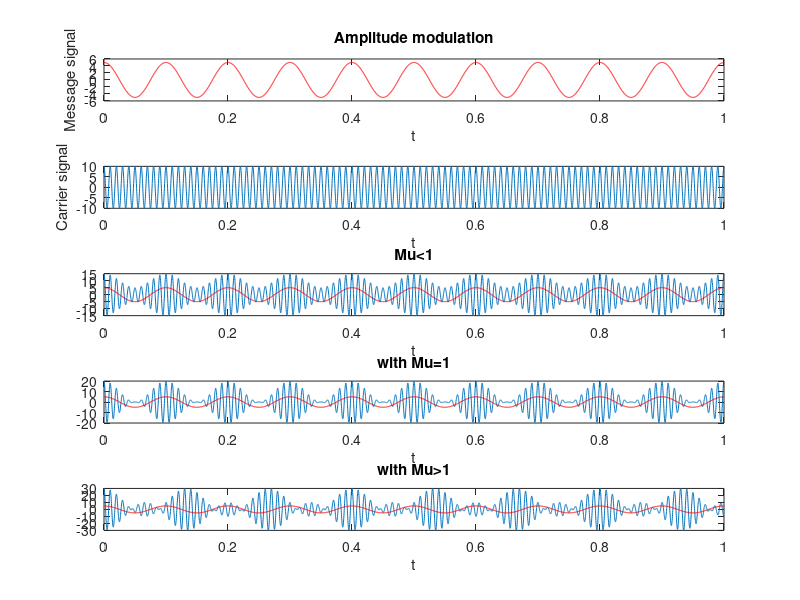

This figure's MATLAB source:
% Amplitude Modulation

clc
clear all
close all
% Message signal frequency
fm=10;
% Carrier wave frequency
fc=100;

Am=5;
Ac=10;

t=0:0.0002:1;
mt=Am*cos(2*pi*fm*t);
ct=Ac*cos(2*pi*fc*t);


st=Ac*(1+(0.5*cos(2*pi*fm*t))).*cos(2*pi*fc*t);
st1=Ac*(1+(1*cos(2*pi*fm*t))).*cos(2*pi*fc*t);
st2=Ac*(1+(2*cos(1.5*pi*fm*t))).*cos(2*pi*fc*t);


figure(1)
subplot(5,1,1), plot(t,mt,'r');
ylabel('Message signal');
xlabel('t');
title('Amplitude modulation');

subplot(5,1,2), plot(t,ct);
ylabel('Carrier signal');
xlabel('t');

subplot(5,1,3), plot(t,st);
title('Mu<1');
xlabel('t');
hold on;
plot(t,mt,'r');

subplot(5,1,4), plot(t,st1);
title('with Mu=1');
xlabel('t');
hold on;
plot(t,mt,'r');

subplot(5,1,5), plot(t,st2);
title('with Mu>1');
xlabel('t');
hold on;
plot(t,mt,'r');

